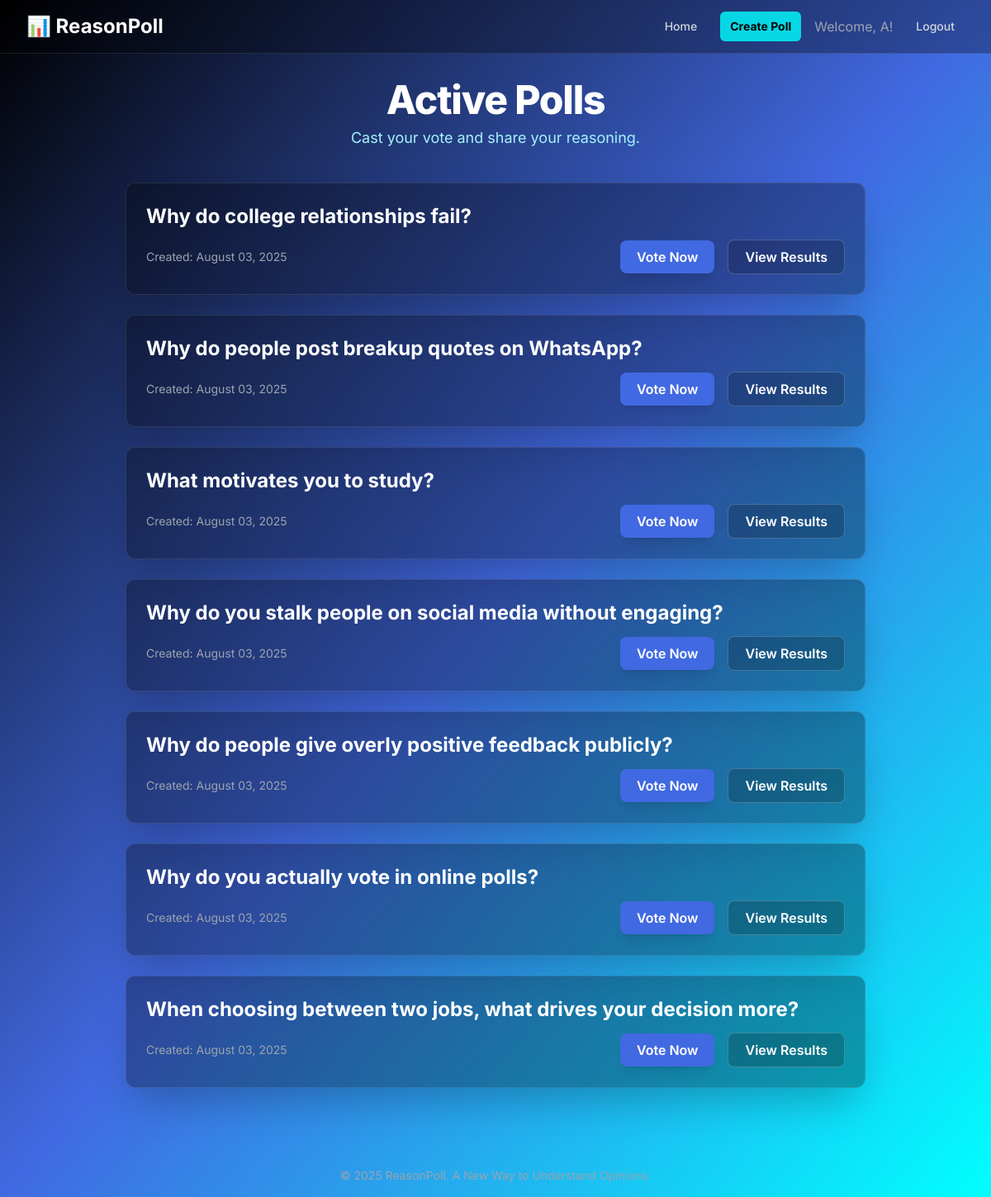
Screenshot of / (signed in) with the database file from the repository.
### models.py (models this page shows, shortened)
class User(UserMixin, db.Model):
    id = db.Column(db.Integer, primary_key=True)
    username = db.Column(db.String(80), unique=True, nullable=False)
    password_hash = db.Column(db.String(200), nullable=False)
    role = db.Column(db.String(20), nullable=False, default='user') # Roles: 'user', 'admin'

class Poll(db.Model):
    id = db.Column(db.Integer, primary_key=True)
    question = db.Column(db.String(300), nullable=False)
    options = db.Column(db.String(500), nullable=False)
    created_at = db.Column(db.DateTime, default=datetime.utcnow)
    creator_id = db.Column(db.Integer, db.ForeignKey('user.id'), nullable=False)
    creator = db.relationship('User', backref=db.backref('polls', lazy=True))
    responses = db.relationship('Response', backref='poll', lazy=True, cascade="all, delete-orphan")

### app.py (the view)
@app.route("/")
def home():
    polls = Poll.query.order_by(Poll.created_at.desc()).all()
    return render_template("index.html", polls=polls)

### app.py (called while the page is built)
@login_manager.user_loader
def load_user(user_id):
    return User.query.get(int(user_id))

### templates/index.html (shortened to what this page needs)
{% extends "layout.html" %}
{% block content %}
<div class="text-center mb-10">
    <h1 class="text-5xl font-extrabold tracking-tight text-white">Active Polls</h1>
    <p class="mt-2 text-lg text-cyan-200">Cast your vote and share your reasoning.</p>
</div>
<div class="space-y-6 max-w-4xl mx-auto">
    {% if polls %}
        {% for poll in polls %}
        <div class="bg-black/30 backdrop-blur-md p-6 rounded-xl shadow-2xl border border-white/10 hover:border-cyan-400 transition-all duration-300">
            <h2 class="text-2xl font-bold text-white mb-3">{{ poll.question }}</h2>
            <div class="flex flex-col sm:flex-row justify-between items-center gap-4">
                <p class="text-sm text-gray-400">Created: {{ poll.created_at.strftime('%B %d, %Y') }}</p>
                <div class="flex items-center gap-4">
                    <a href="{{ url_for('vote', poll_id=poll.id) }}" class="inline-block bg-royal-blue text-white font-semibold px-5 py-2 rounded-lg hover:bg-blue-500 transition-colors shadow-lg">Vote Now</a>
                    <a href="{{ url_for('results', poll_id=poll.id) }}" class="inline-block bg-black/20 border border-white/20 text-white font-semibold px-5 py-2 rounded-lg hover:bg-white/20 transition-colors">View Results</a>
                </div>
            </div>
        </div>
        {% endfor %}
    {% endif %}
</div>
{% endblock %}

### templates/layout.html (shortened to what this page needs)
<!DOCTYPE html>
<html lang="en">
<head>
    <script src="https://cdn.tailwindcss.com"></script>
</head>
<body class="bg-gradient-to-br from-black via-royal-blue to-neon-cyan text-slate-100 min-h-screen">
    <nav class="bg-black/30 backdrop-blur-sm border-b border-white/10 sticky top-0 z-50">
        <div class="max-w-7xl mx-auto px-4 sm:px-6 lg:px-8">
            <div class="flex items-center justify-between h-16">
                <div class="flex items-center">
                    <a href="{{ url_for('home') }}" class="text-2xl font-bold text-white">📊 ReasonPoll</a>
                </div>
                <div class="flex items-center space-x-4">
                    <a href="{{ url_for('home') }}" class="text-gray-300 hover:bg-black/20 hover:text-white px-3 py-2 rounded-md text-sm font-medium">Home</a>
                    {% if current_user.is_authenticated %}
                        {% if current_user.role == 'admin' %}
                            <a href="{{ url_for('admin') }}" class="bg-neon-cyan/80 text-black font-bold hover:bg-neon-cyan px-3 py-2 rounded-md text-sm">Create Poll</a>
                        {% endif %}
                        <span class="text-gray-400">Welcome, {{ current_user.username }}!</span>
                        <a href="{{ url_for('logout') }}" class="text-gray-300 hover:bg-black/20 hover:text-white px-3 py-2 rounded-md text-sm font-medium">Logout</a>
                    {% else %}
                        <a href="{{ url_for('login') }}" class="text-gray-300 hover:bg-black/20 hover:text-white px-3 py-2 rounded-md text-sm font-medium">Login</a>
                        <a href="{{ url_for('register') }}" class="bg-royal-blue text-white font-semibold hover:bg-blue-500 px-3 py-2 rounded-md text-sm">Register</a>
                    {% endif %}
                </div>
            </div>
        </div>
    </nav>
    <main class="max-w-7xl mx-auto px-4 sm:px-6 lg:px-8 py-8">
        {% block content %}{% endblock %}
    </main>
    <footer class="mt-12 py-4">
        <div class="max-w-7xl mx-auto px-4 sm:px-6 lg:px-8 text-center text-gray-400 text-sm">
            &copy; 2025 ReasonPoll. A New Way to Understand Opinions.
        </div>
    </footer>
</body>
</html>

### templates/layout.html (style rules this page uses)
body { font-family: 'Inter', sans-serif; }

### rows the page displays
User: username "A"
Poll: question "Why do college relationships fail?", created_at "August 03, 2025"
Poll: question "Why do people post breakup quotes on WhatsApp?", created_at "August 03, 2025"
Poll: question "What motivates you to study?", created_at "August 03, 2025"
Poll: question "Why do you stalk people on social media without engaging?", created_at "August 03, 2025"
Poll: question "Why do people give overly positive feedback publicly?", created_at "August 03, 2025"
Poll: question "Why do you actually vote in online polls?", created_at "August 03, 2025"
Poll: question "When choosing between two jobs, what drives your decision more?", created_at "August 03, 2025"
